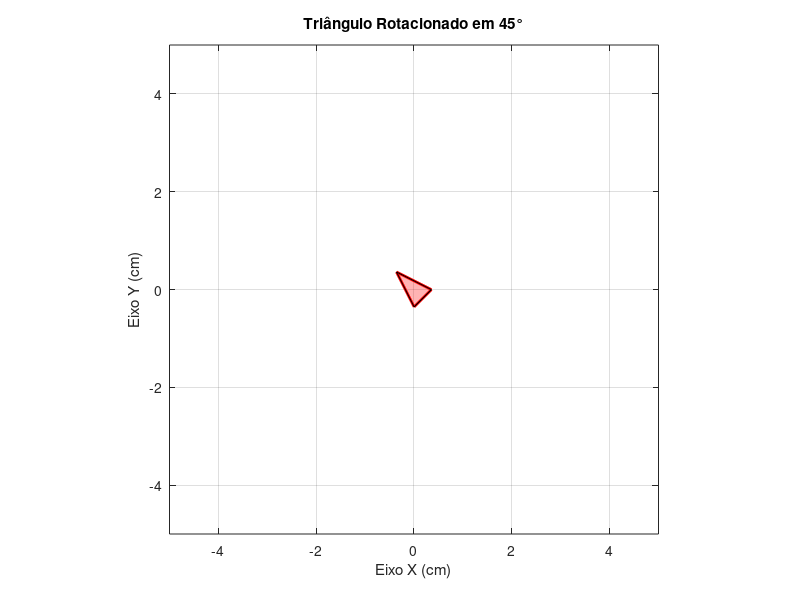

Write MATLAB code to recreate this figure.
b = 0.5;
l = 0.8;
h = sqrt(l^2 - (b/2)^2);
xcg = 0;
ycg = 0;

ang_graus = 45;
ang_rad = deg2rad(ang_graus);

x_base = [-b/2, b/2, 0, -b/2];
y_base = [-h/3, -h/3, 2*h/3, -h/3];

x_rot = x_base * cos(ang_rad) - y_base * sin(ang_rad);
y_rot = x_base * sin(ang_rad) + y_base * cos(ang_rad);

x = x_rot + xcg;
y = y_rot + ycg;

figure;
plot(x, y, 'r-', 'LineWidth', 2);
hold on;
fill(x, y, 'r', 'FaceAlpha', 0.3);

axis equal;
xlim([-5 5]);
ylim([-5 5]);
grid on;

title(sprintf('Triângulo Rotacionado em %d°', ang_graus));
xlabel('Eixo X (cm)');
ylabel('Eixo Y (cm)');
hold off;
